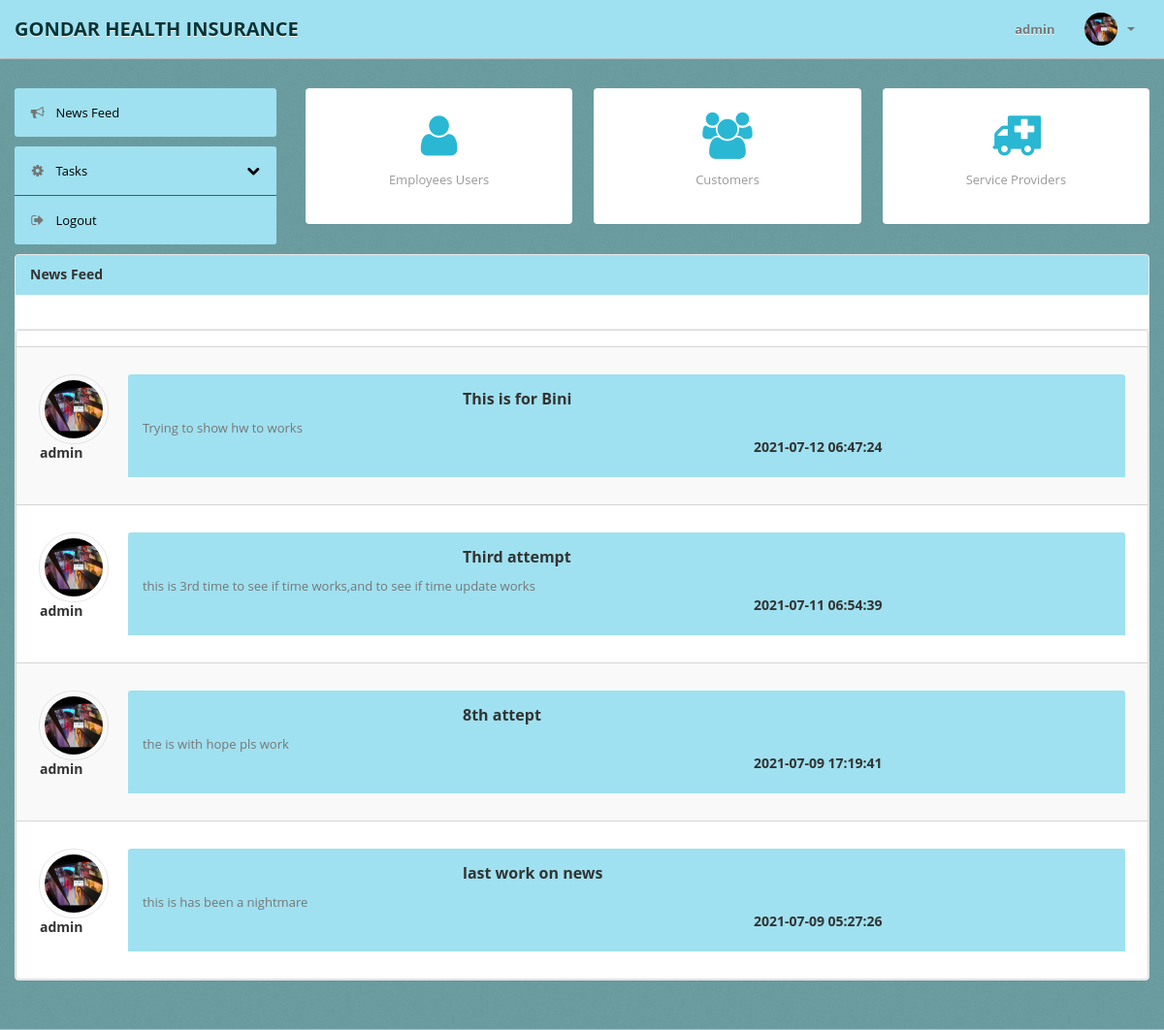
The page /admin/index.php (signed in) on the database as committed earlier.
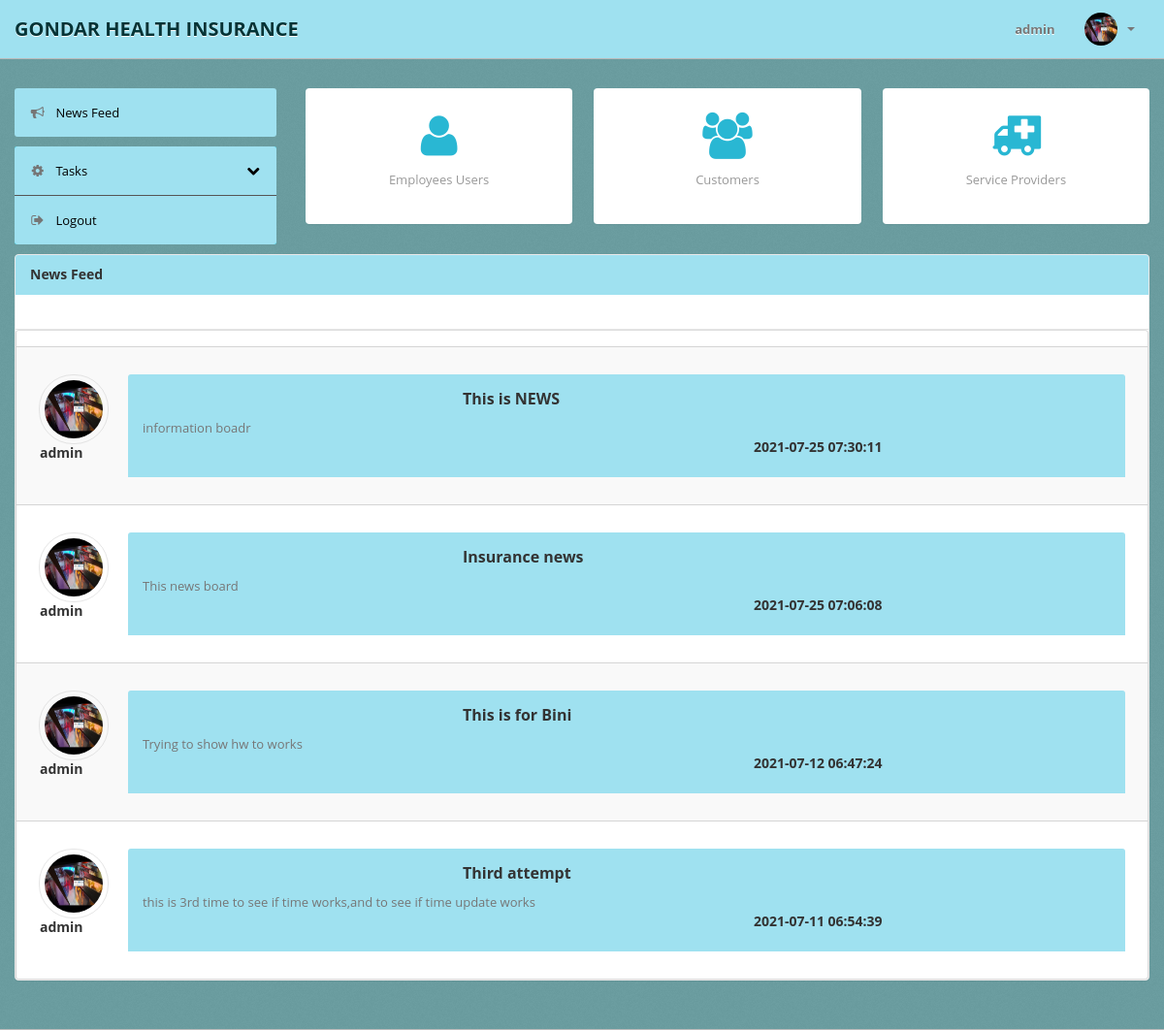
The same page on the database as committed later.
### tables this page shows
CREATE TABLE `Users` (
  `idUsers` int(11) NOT NULL,
  `Username` varchar(45) NOT NULL,
  `Fname` varchar(45) DEFAULT NULL,
  `Lname` varchar(45) DEFAULT NULL,
  `Address` varchar(500) DEFAULT NULL,
  `Phone` int(20) DEFAULT NULL,
  `Email` varchar(45) DEFAULT NULL,
  `Role` varchar(45) NOT NULL,
  `Sex` varchar(45) DEFAULT NULL,
  `pic` varchar(50) DEFAULT 'user.png',
  `Pass` varchar(500) NOT NULL
);

CREATE TABLE `News` (
  `idN` int(11) NOT NULL,
  `Ntitle` varchar(255) NOT NULL,
  `Ndetail` varchar(8000) NOT NULL,
  `Dofp` datetime NOT NULL DEFAULT current_timestamp(),
  `postedBy` varchar(45) DEFAULT NULL
);

### Backend/Backend.php (called while the page is built, shortened)
<?php
class Backend
{
    function fetch($conn, $table, $attr, $col)
    {
        if (is_string($attr)) {
            $attr = "'" . $attr . "'";
        }
        $query = mysqli_query($conn, "SELECT * FROM $table WHERE $col = " . $attr . ";") or die(mysqli_error($conn));
        $row = mysqli_fetch_assoc($query);
        if ($row == null) {
            return null;
        } else {
            return $row;
        }
    }
}

### include/news.php (the view)
<div class="span12">
                <div class="module">
                    <div class="module-head">
                        <h3>News Feed</h3>
                    </div>
                    <div class="module-body">
                        <div class="stream-list">
                            <table cellpadding="0" cellspacing="0" border="0" class="table table-bordered table-striped	 display" width="100%">
                                <thead>
                                    <th></th>
                                </thead>
                                <tbody>
                                    <?php
                                    $obj = new Backend;
                                    $conn = $obj->connection();
                                    $query = mysqli_query($conn, "SELECT * FROM News ORDER BY Dofp DESC LIMIT 4") or die(mysqli_error($conn));
                                    $rows = mysqli_fetch_all($query, MYSQLI_ASSOC);
                                    foreach ($rows as $row) :
                                        $res = $obj->fetch($conn, 'Employees', $row['postedBy'], 'idE');
                                        $result = $obj->fetch($conn, 'Users', $res['idUsers'], 'idUsers');
                                    ?><tr>
                                            <td>
                                                <div class="media stream">
                                                    <a href="#" class="media-avatar medium pull-left">
                                                        <img src="../uploads/<?php echo $retVal = (isset($result['pic'])) ? $result['pic'] : null; ?>">
                                                        <h6 class="stream-author offset4">
                                                            <?php echo $result['Username']; ?>
                                                        </h6>
                                                    </a>
                                                    <div class="media-body module-head">
                                                        <div class="stream-headline">
                                                            <div class="offset3">
                                                                <h4><?php echo $row['Ntitle']; ?></h4>
                                                            </div>
                                                            <div class="stream-text">
                                                                <?php echo $row['Ndetail']; ?>
                                                            </div>
                                                            <div class="offset6">
                                                                <h6 class="stream-author">
                                                                    <?php echo $row['Dofp']; ?></h6>
                                                            </div>
                                                        </div>
                                                    </div>
                                                </div>
                                            </td>
                                        </tr>
                                    <?php endforeach; ?>
                                </tbody>
                            </table>
                        </div>
                    </div>
                </div>
            </div>

### admin/headers.php (shortened to what this page needs)
<!DOCTYPE html>
<html lang="en">
<head>
    <link rel="stylesheet" href="../assets/css/style.css">
    <link rel="stylesheet" href="../assets/css/style2.css">
    <link rel="stylesheet" href="../assets/css/style3.css">
    <link rel="stylesheet" href="../assets/css/style4.css">
    <link rel="stylesheet" href="../assets/css/theme.css">
    <link rel="stylesheet" href="../assets/images/icons/css/font-awesome.css">
</head>
<body>

### admin/navbar.php (shortened to what this page needs)
<?php require_once 'headers.php';
require '../Backend/Backend.php';
$obj = new Backend;
$conn = $obj->connection();
$result = $obj->fetch($conn, 'Users', $_SESSION['id'], 'idUsers');
?>
<div class="navbar navbar-fixed-top">
    <div class="navbar-inner">
        <div class="container">
                <a class="brand" href="index.php">GONDAR HEALTH INSURANCE </a>
            <div class="nav-collapse collapse navbar-inverse-collapse">
                <ul class="nav pull-right">
                    <li><a><?php echo $retVal = (isset($result['Username'])) ? $result['Username'] : null; ?> </a></li>
                    <li class="nav-user dropdown"><a href="#" class="dropdown-toggle" data-toggle="dropdown">
                            <img src="../uploads/<?php echo $retVal = (isset($result['pic'])) ? $result['pic'] : null; ?>"  class="nav-avatar" />
                            <b class="caret"></b></a>
                    </li>
                </ul>
            </div>
        </div>
    </div>
</div>

### admin/sidebar.php (shortened to what this page needs)
<div class="wrapper">
    <div class="container">
        <div class="row">
            <div class="span3">
                <div class="sidebar">
                    <ul class="widget widget-menu unstyled">
                        <li><a href="newsfeed.php"><i class="menu-icon icon-bullhorn"></i>News Feed </a>
                        </li>
                    </ul>
                    <ul class="widget widget-menu unstyled">
                        <li><a class="collapsed" data-toggle="collapse" href="#togglePages"><i class="menu-icon icon-cog">
                                </i><i class="icon-chevron-down pull-right"></i>Tasks</a>
                        </li>
                        <li><a href="../Backend/logout.php"><i class="menu-icon icon-signout"></i>Logout </a></li>
                    </ul>
                </div>
            </div>

### admin/index.php (shortened to what this page needs)
 <?php include 'navbar.php'; ?>
 <?php include 'sidebar.php'; ?>
 <div class="span9">
     <div class="btn-controls">
         <div class="btn-box-row row-fluid">
             <a href="#" class="btn-box big span4"><i class="icon-user"></i><b id="emp"></b>
                 <p class="text-muted">
                     Employees Users</p>
             </a>
             <a href="#" class="btn-box big span4"><i class="icon-group"></i><b id="user"></b>
                 <p class="text-muted">
                     Customers </p>
             </a>
             <a href="#" class="btn-box big span4"><i class="icon-ambulance"></i><b id="sp"></b>
                 <p class="text-muted">
                     Service Providers</p>
             </a>
         </div>
     </div>
 </div>
<?php include '../include/news.php'; ?>
 </div>
 </div>
 <?php include 'footers.php'; ?>

### admin/footers.php (shortened to what this page needs)
</body>
</html>

### assets/css/style.css (style rules this page uses)
@media (min-width: 980px) { .nav-collapse.collapse { height: auto !important; overflow: visible !important; } }
@media (min-width: 1200px) { .row { margin-left: -30px; *zoom: 1; } }
@media (min-width: 1200px) { .row:before, .row:after { display: table; line-height: 0; content: ""; } }
@media (min-width: 1200px) { .row:after { clear: both; } }
@media (min-width: 1200px) { [class*="span"] { float: left; min-height: 1px; margin-left: 30px; } }
@media (min-width: 1200px) { .container, .navbar-static-top .container, .navbar-fixed-top .container, .navbar-fixed-bottom .container { width: 1170px; } }
@media (min-width: 1200px) { .span12 { width: 1170px; } }
@media (min-width: 1200px) { .span9 { width: 870px; } }
@media (min-width: 1200px) { .span4 { width: 370px; } }
@media (min-width: 1200px) { .span3 { width: 270px; } }
@media (min-width: 1200px) { .offset6 { margin-left: 630px; } }
@media (min-width: 1200px) { .offset4 { margin-left: 430px; } }
@media (min-width: 1200px) { .offset3 { margin-left: 330px; } }
@media (min-width: 1200px) { .row-fluid { width: 100%; *zoom: 1; } }
@media (min-width: 1200px) { .row-fluid:before, .row-fluid:after { display: table; line-height: 0; content: ""; } }
@media (min-width: 1200px) { .row-fluid:after { clear: both; } }
@media (min-width: 1200px) { .row-fluid [class*="span"] { display: block; float: left; width: 100%; min-height: 30px; margin-left: 2.564102564102564%; *margin-left: 2.5109110747408616%; -webkit-box-sizing: border-box; -moz-box-sizing: border-box; box-sizing: border-box; } }
@media (min-width: 1200px) { .row-fluid [class*="span"]:first-child { margin-left: 0; } }
@media (min-width: 1200px) { .row-fluid .span4 { width: 31.623931623931625%; *width: 31.570740134569924%; } }

Rows that differ between the two databases and show on the page:
no longer on this page (row unchanged): news: users.pic (picture), users.Username "admin", Ntitle "8th attept", Ndetail "the is with hope pls work", Dofp "2021-07-09 17:19:41"
no longer on this page (row unchanged): news: users.pic (picture), users.Username "admin", Ntitle "last work on news", Ndetail "this is has been a nightmare", Dofp "2021-07-09 05:27:26"
added news: users.pic (picture), users.Username "admin", Ntitle "This is NEWS", Ndetail "information boadr", Dofp "2021-07-25 07:30:11"
added news: users.pic (picture), users.Username "admin", Ntitle "Insurance news", Ndetail "This news board", Dofp "2021-07-25 07:06:08"
